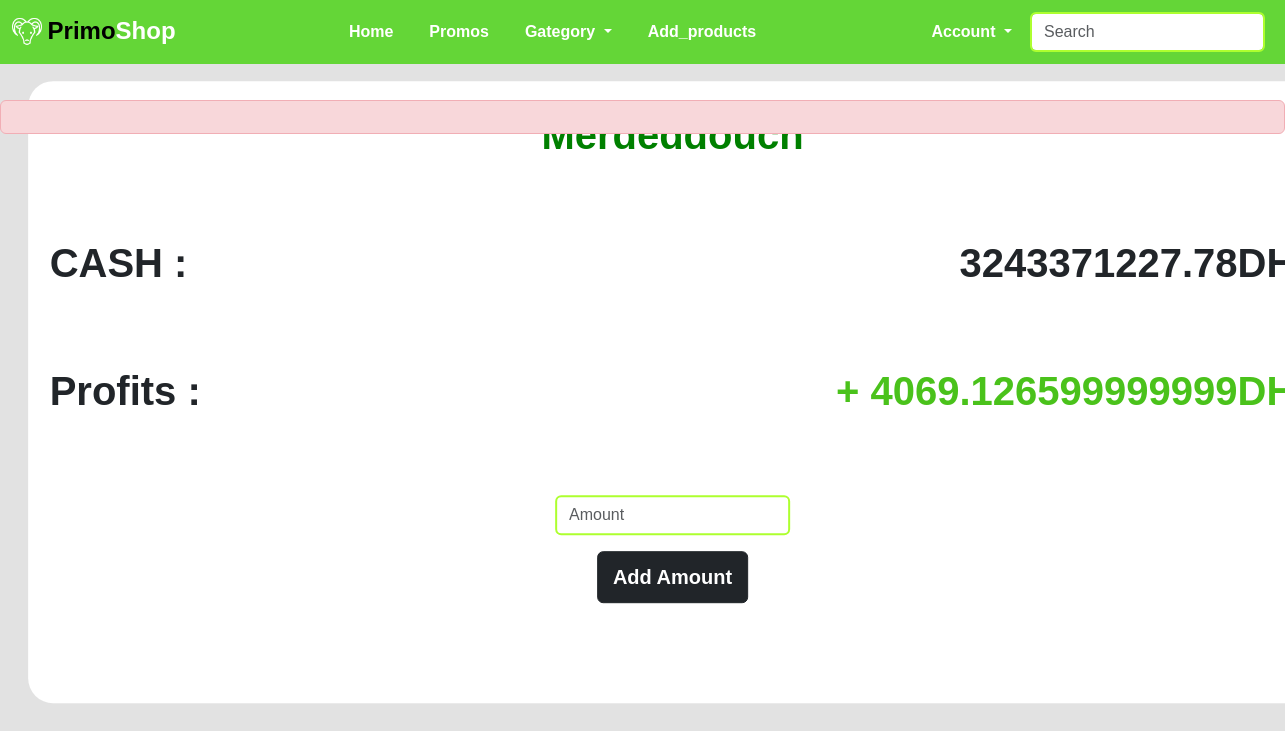
The page /wallet (signed in) on the database its author committed.
### tables this page shows
CREATE TABLE 'users' ('id' INTEGER PRIMARY KEY AUTOINCREMENT,
        name TEXT NOT NULL,
        password TEXT NOT NULL,
        secret_key TEXT NOT NULL,'role' TEXT NOT NULL,
        cash REAL NOT NULL DEFAULT 0,
        cash_bonus REAL NOT NULL DEFAULT 0
    );

### app.py (the view, shortened to what this page needs)
@app.route("/wallet", methods=["GET", "POST"])
@login_required
def addcash():
    user_id = session["user_id"]
    admin = False
    user = db.execute(
        """
            SELECT * FROM users
            WHERE id = ?
            """,
        user_id,
    )
    Categorys = db.execute(
        """
        SELECT * FROM category
        """
    )
    user = user[0]
    if request.method == "GET":
        if "user_id" in session and session["user_id"] == 1:
            admin = True
        return render_template(
            "wallet.html", user=user, Categorys=Categorys, admin=admin
        )

### helpers.py (called while the page is built)
def login_required(f):
    @wraps(f)
    def decorated_function(*args, **kwargs):
        if session.get("user_id") is None:
            return redirect("/login")
        return f(*args, **kwargs)
    return decorated_function

### templates/wallet.html (shortened to what this page needs)
{% if admin %}
    {% extends 'admindashbord.html' %}
{% else %}
    {% extends 'base.html' %}
{% endif %}
{% block content %}
{% if admin %}
<header>
  <div style="margin-top:100px; z-index: 2;" class="alert alert-danger mb-0 text-center" role="alert">
  </div>
</header>
<div class="block wallet row">
    <h1 class="cash" style="justify-content: center; color: green;">{{ user.name }}</h3>
    <div class="col-md-12 justify-start">
        <H2 class="cash"><span class="cash_title">CASH :</span> <span class="amount">{{ user.cash }}DH</span></H2>
        <H2 class="cash"><span class="cash_title">Profits :</span> <span class="amount green">+ {{user.cash_bonus }}DH</span></H2>
    </div>
    <div class="col-md-12">
      <form action="/wallet" method="POST">
        <div class="mb-3">
            <input autocomplete="off"  autofocus class="form-control mx-auto w-auto" id="cash" name="cash" placeholder="Amount" type="number" min="0" required>
        </div>
        <button class="btn btn-dark ADD_CASH" type="submit">Add Amount</button>
    </form>
    </div>
  </div>
{% endif %}
{% endblock %}

### static/style/main.css (style rules this page uses)
* { font-family: sans-serif; margin: 0; padding: 0; }
.login { background-color: #e2e2e2; }
.block { text-align: center; margin: 10px 30px; }
.form-control { border: 2px solid greenyellow; }
.wallet { height: max-content; width: max-content; background-color: #ffffff; border-radius: 25px; position: absolute; top: 40%; left: 50%; transform: translate(-50%, -40%); display: flex; justify-content: start; align-items: center; padding-top: 50px; padding: 30px 10px 100px; }
.cash { display: flex; justify-content: space-between; font-size: 40px; font-weight: 600; margin-bottom: 80px; }
.cash_title { margin-right: 90px; }
.ADD_CASH { padding: 10px 15px; font-size: 20px; font-weight: 600; }
.green { color: #4ac21b; }

### rows shown on the page
users: name "Merdeddouch", cash "3243371227.78", cash_bonus "4069.126599999999"
